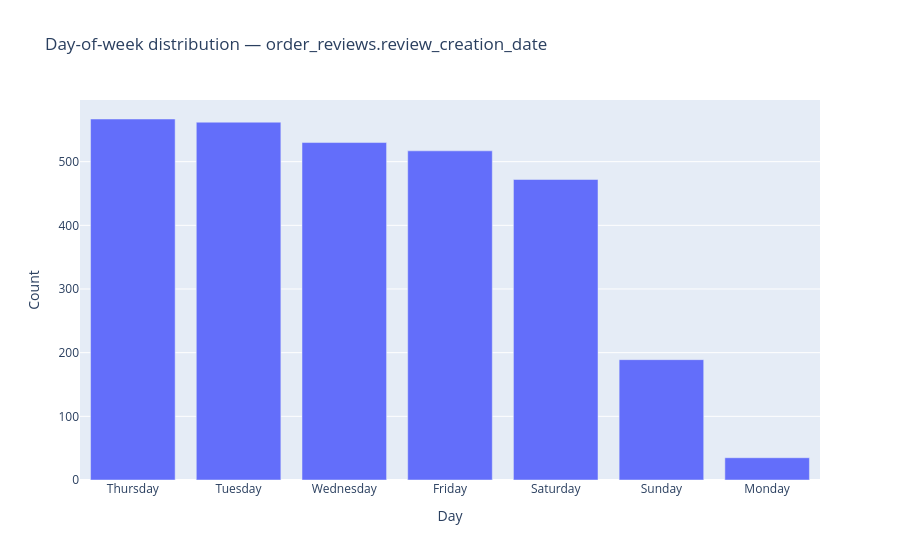

Source (notebook cell):
### Markdown cell above
## 6.5. EDA — `order_reviews`

### Code cell
result = run_full_eda("order_reviews", dataframes.get("order_reviews"), ['review_id'])
if result is not None:
    order_reviews, order_reviews_col_types = result

### Figure 1 — Plotly figure (JSON) as saved in the notebook; plotly's stock layout.template omitted (floating-point values rounded to 4 significant figures)
{"data": [{"hovertemplate": "Day=%{x}<br>Count=%{y}<extra></extra>", "legendgroup": "", "marker": {"color": "#636efa", "pattern": {"shape": ""}}, "name": "", "orientation": "v", "showlegend": false, "textposition": "auto", "type": "bar", "x": ["Thursday", "Tuesday", "Wednesday", "Friday", "Saturday", "Sunday", "Monday"], "xaxis": "x", "y": [567, 562, 530, 517, 472, 189, 35], "yaxis": "y"}], "layout": {"barmode": "relative", "legend": {"tracegroupgap": 0}, "title": {"text": "Day-of-week distribution — order_reviews.review_creation_date"}, "xaxis": {"anchor": "y", "domain": [0, 1], "title": {"text": "Day"}}, "yaxis": {"anchor": "x", "domain": [0, 1], "title": {"text": "Count"}}}}
